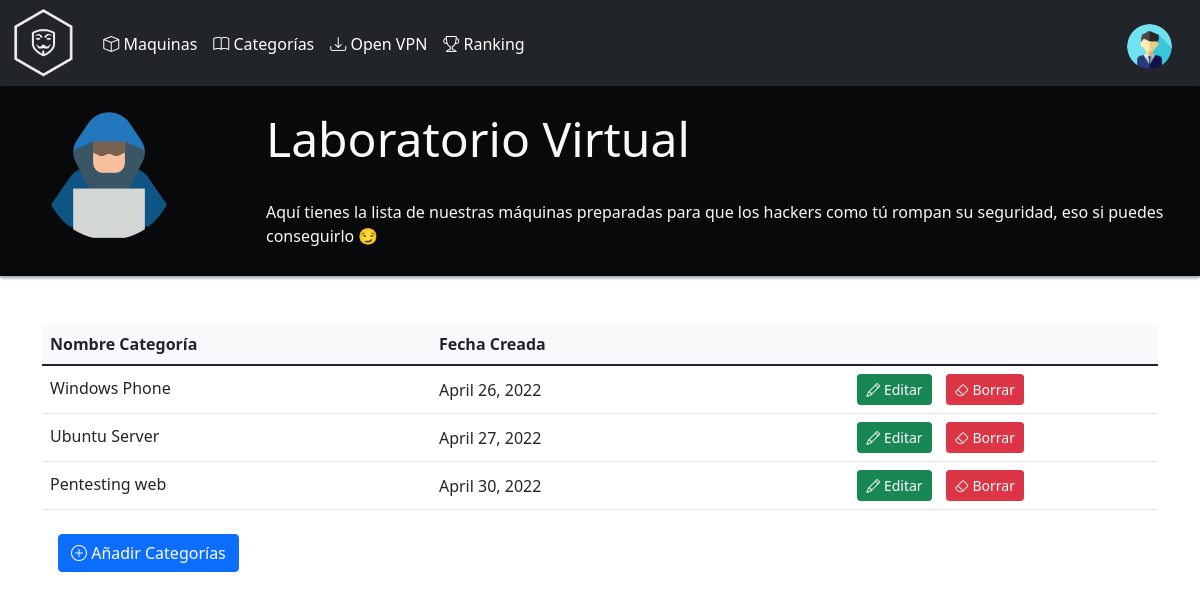
Before: /categories/ (signed in) with the older database file.
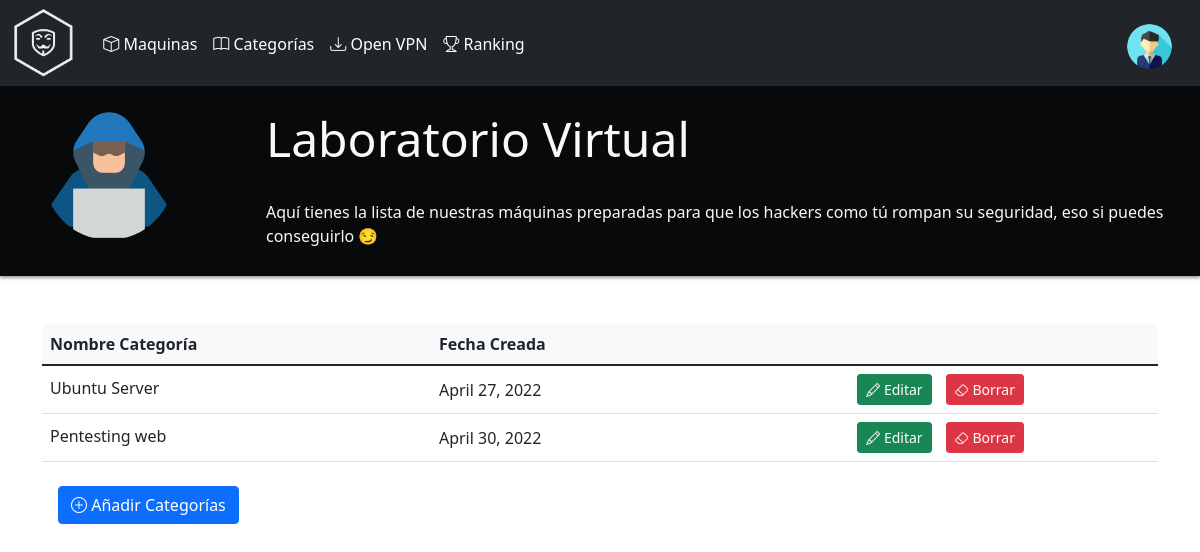
After: the same page with the newer database file.
### accounts/models.py (models this page shows, shortened)
class Category(models.Model):
    nombre = models.CharField(max_length=40, null=True)
    dia_creada = models.DateTimeField(auto_now_add=True, null=True)

### accounts/decorators.py (the view)
        def wrapper_func(request, *args, **kwargs):
                group = None
                if request.user.groups.exists():
                    group = request.user.groups.all()[0].name
                if group in allowed_roles:
                    return view_func(request, *args, **kwargs)
                else:
                    return redirect('home')

### accounts/views.py (called while the page is built)
@login_required(login_url='login')
@allowed_users(allowed_roles=['admin'])
def categories(request):
    categories = Category.objects.all()
    context = {'categories':categories}
    return render(request, 'accounts/categories.html',context)

### accounts/templates/accounts/categories.html (shortened to what this page needs)
{%  extends 'accounts/main.html' %}
{% load static %}
{% block content %}
    {% if categories %}
        <div class="container-fluid p-4" id="rowTopOpenvpn">
            <img src="/static/images/1106631.png"  height=130px width=130px class="rounded-circle" id="openvpnPhotho"/>
            <div class="row gy-4 me-5">
                <h1 class="display-5  text-light" id="openvpnTitle">Laboratorio Virtual</h1>
                <p class="text-sm-start text-light" id="openvpnDescription">Aquí tienes la lista de nuestras máquinas preparadas para que los hackers como tú rompan su seguridad, eso si puedes conseguirlo 😏 </p>
            </div>
        </div>
        <br>
        <main role="main" class="container" >
            <div class="row">
                <div class="col">
                    <div class="row">
                        <div class="col-md">
                            <br/>
                            <table class="table align-middle mb-0 bg-white">
                                <thead class="bg-light">
                                    <tr>
                                        <th>Nombre Categoría</th>
                                        <th>Fecha Creada</th>
                                        <th></th>
                                    </tr>
                                <tbody>
                                        {% for i in categories %}
                                            <tr>
                                                <td>
                                                    <p class="fw-normal mb-1">{{i.nombre}}</p>
                                                </td>
                                                <td>{{i.dia_creada|date}}</td>
                                                <td class="text-center">
                                                    <a href="{% url 'editCategories' i.nombre %}" class="btn btn-success btn-sm"><i class="bi bi-pencil"></i> Editar </a>
                                                    <a href="{% url 'deleteCategories' i.nombre %}" class="btn btn-danger btn-sm" style="margin-left:10px"><i class="bi bi-eraser"></i> Borrar </a>
                                                </td>
                                            </tr>
                                        {% endfor %}
                                    </tbody>
                            </table>
                        </div>
                    </div>
                </div>
            </div>
            <br>
            <a class="btn btn-primary ms-3" href="{% url 'addCategories'%}" role="button"><i class="bi bi-plus-circle"></i> Añadir Categorías</a>
        </main>
    {% endif %}
{% endblock content %}

Changed rows visible on the page:
removed Category: nombre "Windows Phone", dia_creada "April 26, 2022"
